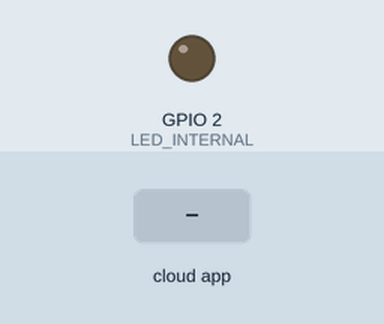
Recording of a program running on a simulated ESP32. On the bench: output pins drawn as LEDs (lit = HIGH). The test bench sets the inputs (shaded band). WiFi joins after 1.5 s; servers stay silent unless stated; what the program prints to the serial monitor is not drawn.

Above: at 4.7 s.
4.8 s: the phone or cloud app sets ESP_LED to 64
At 6.0 s:
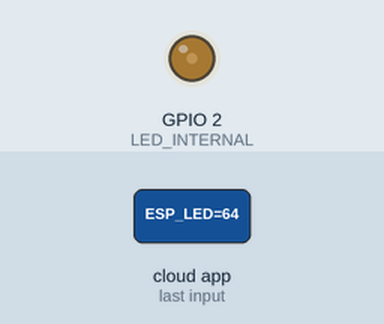
6.3 s: the phone or cloud app sets ESP_LED to 255
At 7.2 s:
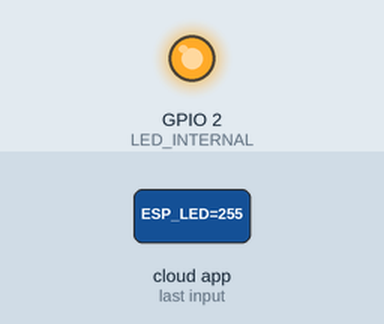
7.8 s: the phone or cloud app sets ESP_LED to 0
At 8.3 s:
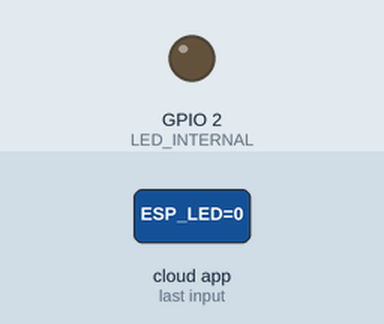
9.3 s: the phone or cloud app sets ESP_LED to 128
At 10.7 s:
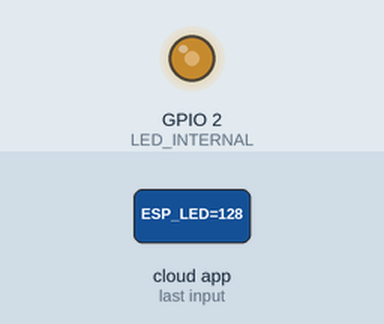
Timing chart, 0 to 11.8 s (numbered marks = the images above; inputs shaded):
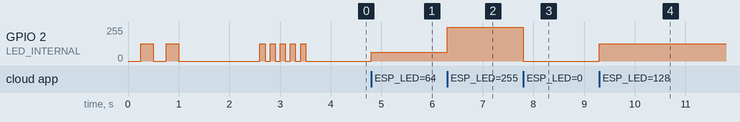

The program:

main.cpp
```cpp
// 参考：https://kohacraft.com/archives/202006201124.html
#define LED_INTERNAL 2
#define SW_INTERNAL 0

#define PWM_FRQ 50
#define PWM_BIT_NUM 8
#define PWM_CH 1

#include <WiFi.h>
#include <Espalexa.h>

const char *ssid = "um50-fx";
const char *password = "n17e92@53S19n";

Espalexa espalexa;

//**********************************************************************
void initPort()
{
  pinMode(LED_INTERNAL, OUTPUT);
  pinMode(SW_INTERNAL, INPUT);

  ledcSetup(PWM_CH , PWM_FRQ , PWM_BIT_NUM) ; //チャンネル , 周波数 , bit数(分解能)
  ledcAttachPin(LED_INTERNAL , PWM_CH) ; //端子番号 , チャンネル
  ledcWrite(PWM_CH, 0); //チャンネル , Duty比
}

//**********************************************************************
void WifiSetup()
{
  WiFi.mode(WIFI_STA);
  Serial.printf("connecting to %s¥n", ssid);
  WiFi.begin(ssid, password);

  while (WiFi.status() != WL_CONNECTED)
  {
    Serial.print(".");
    delay(100);
  }

  Serial.println();
  Serial.print("WiFi connected: ");
  Serial.println(WiFi.localIP());
}

//**********************************************************************
//our callback functions
void firstLightChanged(uint8_t brightness) {

    //do what you need to do here
    // showLED( brightness );
    Serial.print("Light Change : ");
    Serial.println(brightness);

    ledcWrite(PWM_CH, brightness);
}

//**********************************************************************
void LedFlash(int flash_num, int interval){
  digitalWrite(LED_INTERNAL, LOW);
  for(int i = 0; i < flash_num; i++){
    delay(interval / 2);
    ledcWrite(PWM_CH, 128);
    delay(interval / 2);
    ledcWrite(PWM_CH, 0);
  }
}

//**********************************************************************
//**********************************************************************
void setup() {
    Serial.begin(115200);
    initPort();
    LedFlash(2, 500);
    WifiSetup();

    espalexa.addDevice("ESP_LED", firstLightChanged,0); //simplest definition, default state off
    espalexa.begin();

    LedFlash(5, 200);
}

//**********************************************************************
//**********************************************************************
void loop() {
   espalexa.loop();
   delay(1);
}
```

Measured:
- after the input at 4.8 s, GPIO 2 (LED_INTERNAL): 0/255 → 64/255 at once
- after the input at 6.3 s, GPIO 2 (LED_INTERNAL): 64/255 → 255/255 at once
- after the input at 7.8 s, GPIO 2 (LED_INTERNAL): 255/255 → 0/255 at once
- after the input at 9.3 s, GPIO 2 (LED_INTERNAL): 0/255 → 128/255 at once
